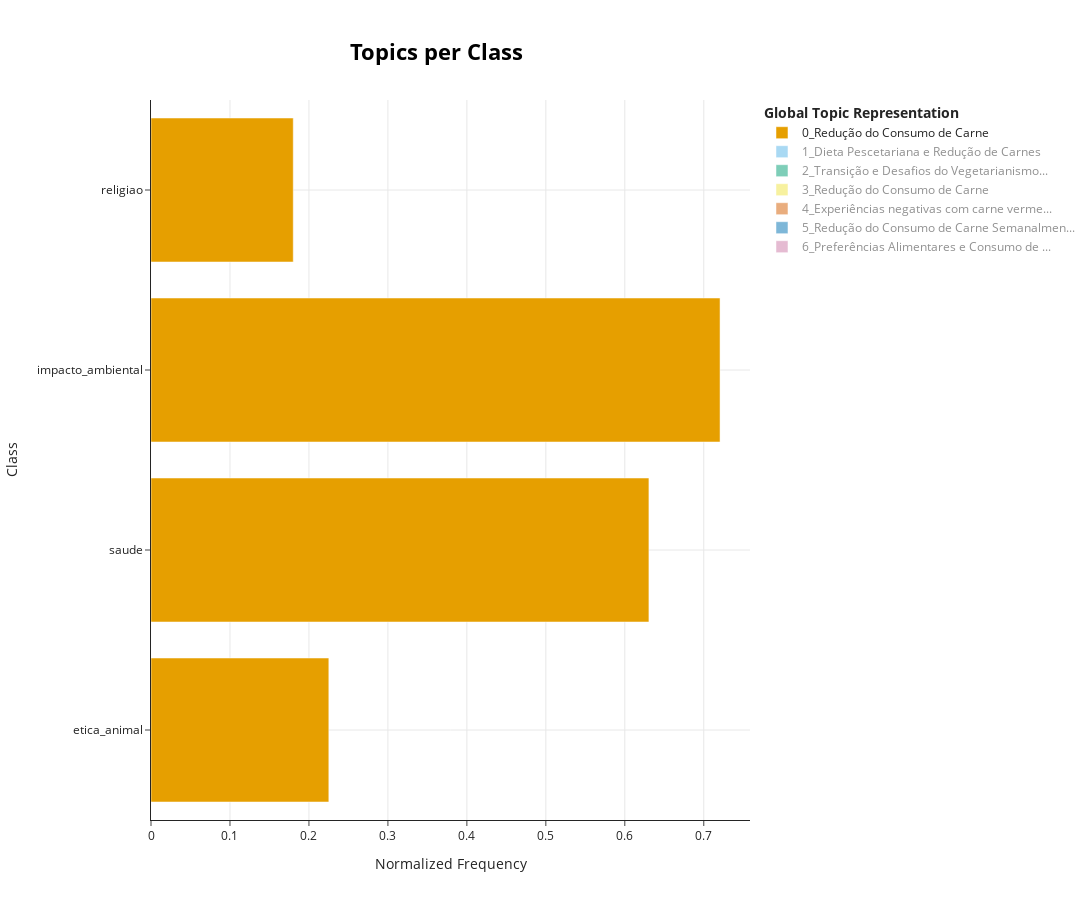

Here is the notebook cell this chart was saved with:
### Code cell
fig_topics_per_motivation_reason = topic_model.visualize_topics_per_class(topics_per_motivation_reason, normalize_frequency=True, top_n_topics=50, width=1600, height=900)
fig_topics_per_motivation_reason.show()

### Figure 1 — Plotly figure (JSON) as saved in the notebook; plotly's stock layout.template omitted (floating-point values rounded to 4 significant figures)
{"data": [{"hoverinfo": "text", "hovertext": ["<b>Topic 0</b><br>Words: Mudança de Dieta para Vegetarianismo", "<b>Topic 0</b><br>Words: Consumo Reduzido de Carne e Terminologia", "<b>Topic 0</b><br>Words: Adaptação à dieta flexitariana", "<b>Topic 0</b><br>Words: Redução de Consumo de Carne"], "marker": {"color": "#E69F00"}, "name": "0_Redução do Consumo de Carne", "orientation": "h", "type": "bar", "visible": true, "x": [0.2252, 0.6305, 0.7206, 0.1802], "y": ["etica_animal", "saude", "impacto_ambiental", "religiao"]}, {"hoverinfo": "text", "hovertext": ["<b>Topic 1</b><br>Words: Consumo Seletivo de Proteínas Animais", "<b>Topic 1</b><br>Words: Dietas alimentares sem carne vermelha", "<b>Topic 1</b><br>Words: Redução do consumo de carne", "<b>Topic 1</b><br>Words: Dietas Pescetarianas e Flexitarianas", "<b>Topic 1</b><br>Words: Consumo seletivo de carnes e substitutos"], "marker": {"color": "#56B4E9"}, "name": "1_Dieta Pescetariana e Redução de Carnes", "orientation": "h", "type": "bar", "visible": "legendonly", "x": [0.1783, 0.642, 0.535, 0.4994, 0.1427], "y": ["aversao", "etica_animal", "saude", "impacto_ambiental", "religiao"]}, {"hoverinfo": "text", "hovertext": ["<b>Topic 2</b><br>Words: Transição para Dieta Vegana", "<b>Topic 2</b><br>Words: Transição para Dietas Vegetarianas e Veganas", "<b>Topic 2</b><br>Words: Dietas Flexíveis e Sustentabilidade Alimentar", "<b>Topic 2</b><br>Words: Transição e Desafios Alimentares Vegetarianos", "<b>Topic 2</b><br>Words: Transição para o Veganismo e Futuro"], "marker": {"color": "#009E73"}, "name": "2_Transição e Desafios do Vegetarianismo...", "orientation": "h", "type": "bar", "visible": "legendonly", "x": [0.03477, 0.6955, 0.2782, 0.6607, 0.03477], "y": ["aversao", "etica_animal", "saude", "impacto_ambiental", "religiao"]}, {"hoverinfo": "text", "hovertext": ["<b>Topic 3</b><br>Words: Redução do consumo de carne", "<b>Topic 3</b><br>Words: Consumo Sustentável de Carne e Impactos", "<b>Topic 3</b><br>Words: Redução de Consumo de Carne", "<b>Topic 3</b><br>Words: Impactos ambientais do consumo de carne", "<b>Topic 3</b><br>Words: Redução espiritual do consumo de carne"], "marker": {"color": "#F0E442"}, "name": "3_Redução do Consumo de Carne", "orientation": "h", "type": "bar", "visible": "legendonly", "x": [0.03564, 0.4039, 0.6118, 0.6771, 0.05346], "y": ["aversao", "etica_animal", "saude", "impacto_ambiental", "religiao"]}, {"hoverinfo": "text", "hovertext": ["<b>Topic 4</b><br>Words: Problemas digestivos com carne vermelha", "<b>Topic 4</b><br>Words: Sensações Mal-Estar ao Consumir Carne", "<b>Topic 4</b><br>Words: Problemas Digestivos Com Carne Vermelha", "<b>Topic 4</b><br>Words: Redução do consumo de carne"], "marker": {"color": "#D55E00"}, "name": "4_Experiências negativas com carne verme...", "orientation": "h", "type": "bar", "visible": "legendonly", "x": [0.4376, 0.1459, 0.8752, 0.1459], "y": ["aversao", "etica_animal", "saude", "impacto_ambiental"]}, {"hoverinfo": "text", "hovertext": ["<b>Topic 5</b><br>Words: Redução do Consumo de Carne", "<b>Topic 5</b><br>Words: Redução de Consumo de Carne Semanal", "<b>Topic 5</b><br>Words: Redução do Consumo de Carne Diária", "<b>Topic 5</b><br>Words: Redução do Consumo de Carne Semanal", "<b>Topic 5</b><br>Words: Consumo de Carne e Motivações Religiosas"], "marker": {"color": "#0072B2"}, "name": "5_Redução do Consumo de Carne Semanalmen...", "orientation": "h", "type": "bar", "visible": "legendonly", "x": [0.03436, 0.3436, 0.5841, 0.7216, 0.1374], "y": ["aversao", "etica_animal", "saude", "impacto_ambiental", "religiao"]}, {"hoverinfo": "text", "hovertext": ["<b>Topic 6</b><br>Words: Preferências Alimentares e Consumo de Carne", "<b>Topic 6</b><br>Words: Consumo de Carne e Vegetarianismo", "<b>Topic 6</b><br>Words: Alimentação Flexível e Consumo de Carne"], "marker": {"color": "#CC79A7"}, "name": "6_Preferências Alimentares e Consumo de ...", "orientation": "h", "type": "bar", "visible": "legendonly", "x": [0.1684, 0.9264, 0.3369], "y": ["aversao", "saude", "impacto_ambiental"]}], "layout": {"height": 900, "hoverlabel": {"bgcolor": "white", "font": {"family": "Rockwell", "size": 16}}, "legend": {"title": {"text": "<b>Global Topic Representation"}}, "title": {"font": {"color": "Black", "size": 22}, "text": "<b>Topics per Class</b>", "x": 0.4, "xanchor": "center", "y": 0.95, "yanchor": "top"}, "width": 1600, "xaxis": {"showgrid": true, "title": {"text": "Normalized Frequency"}}, "yaxis": {"showgrid": true, "title": {"text": "Class"}}}}
